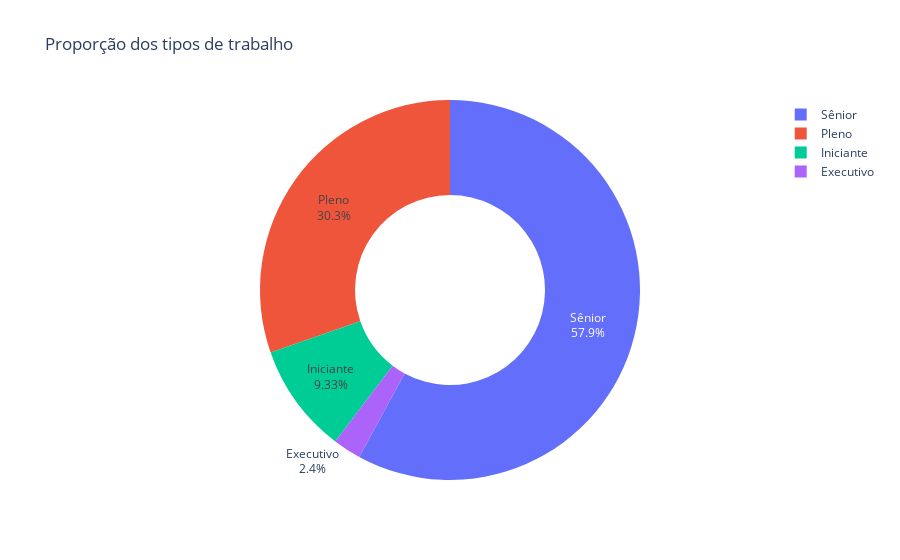

Here is the notebook cell this chart was saved with:
### Code cell
remoto_contagem = df_limpo['Nível de Experiência'].value_counts().reset_index()
remoto_contagem.columns = ['tipo_trabalho', 'quantidade']

fig = px.pie(remoto_contagem,
             names='tipo_trabalho',
             values='quantidade',
             title='Proporção dos tipos de trabalho',
             hole=0.5
          )

fig.update_traces(textinfo='percent+label')
fig.show()

### Figure 1 — Plotly figure (JSON) as saved in the notebook; plotly's stock layout.template omitted (floating-point values rounded to 4 significant figures)
{"data": [{"domain": {"x": [0, 1], "y": [0, 1]}, "hole": 0.5, "hovertemplate": "tipo_trabalho=%{label}<br>quantidade=%{value}<extra></extra>", "labels": ["Sênior", "Pleno", "Iniciante", "Executivo"], "legendgroup": "", "name": "", "showlegend": true, "textinfo": "percent+label", "type": "pie", "values": [77236, 40462, 12441, 3200]}], "layout": {"legend": {"tracegroupgap": 0}, "title": {"text": "Proporção dos tipos de trabalho"}}}
